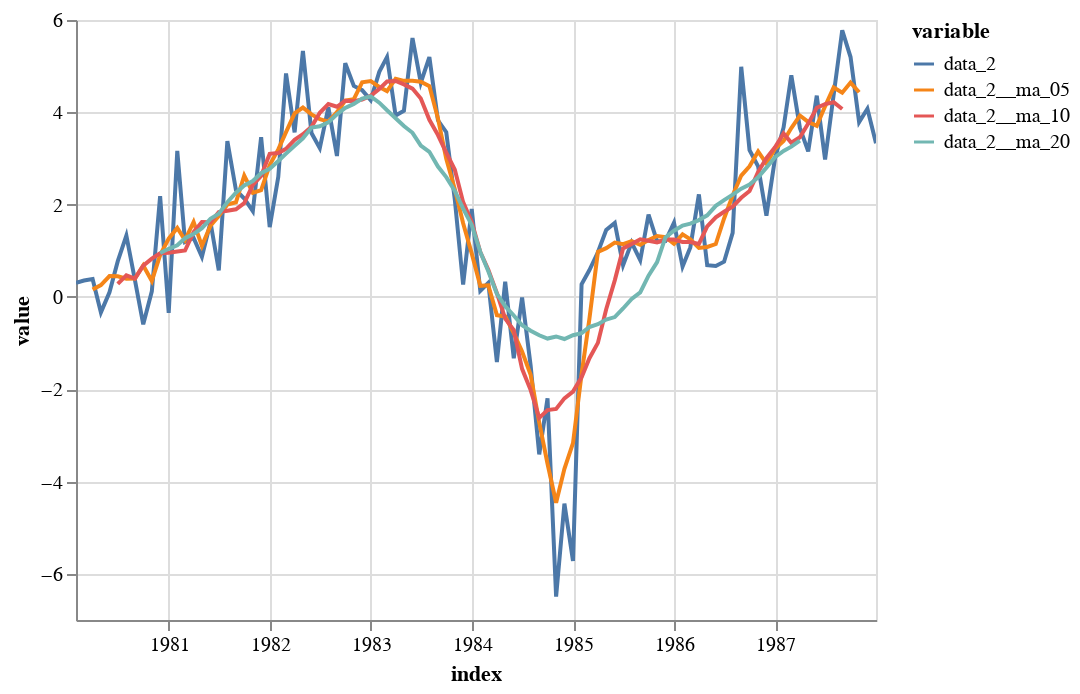

Notebook cell for this chart:
### Markdown cell above
## Moving Averages

Moving averages in timeseries take certain windows of observations and take an average of them.  For example, a moving average with a window size of 5 taking a mean will look at 5 observations, take the mean of those observations, then shift up one timestep and do the same thing.  Plotting those means gives us the moving average of our timeseries.

Pandas makes this straight-forward:

### Code cell
df = make_data()
df.drop(["data_1", "data_3"], axis=1, inplace=True)

df["data_2__ma_05"] = df["data_2"].rolling(5, center=True).mean()
df["data_2__ma_10"] = df["data_2"].rolling(10, center=True).mean()
df["data_2__ma_20"] = df["data_2"].rolling(20, center=True).mean()

plot_in_altair(df).interactive()

### Figure 1 — Vega-Lite specification as saved in the notebook (floating-point values rounded to 4 significant figures; data arrays with more than 128 entries replaced by an {"elided": "..."} marker saying what was removed)
{"config": {"view": {"continuousWidth": 400, "continuousHeight": 300}}, "data": {"name": "data-d697dc310bfb4a5635dcc0b846827802"}, "mark": "line", "encoding": {"color": {"field": "variable", "type": "nominal"}, "opacity": {"condition": {"value": 1, "selection": "selector036"}, "value": 0.2}, "x": {"field": "index", "type": "temporal"}, "y": {"field": "value", "type": "quantitative"}}, "selection": {"selector036": {"type": "multi", "fields": ["variable"], "bind": "legend"}, "selector037": {"type": "interval", "bind": "scales", "encodings": ["x", "y"]}}, "$schema": "https://vega.github.io/schema/vega-lite/v4.17.0.json", "datasets": {"data-d697dc310bfb4a5635dcc0b846827802": {"elided": "384 records"}}}
